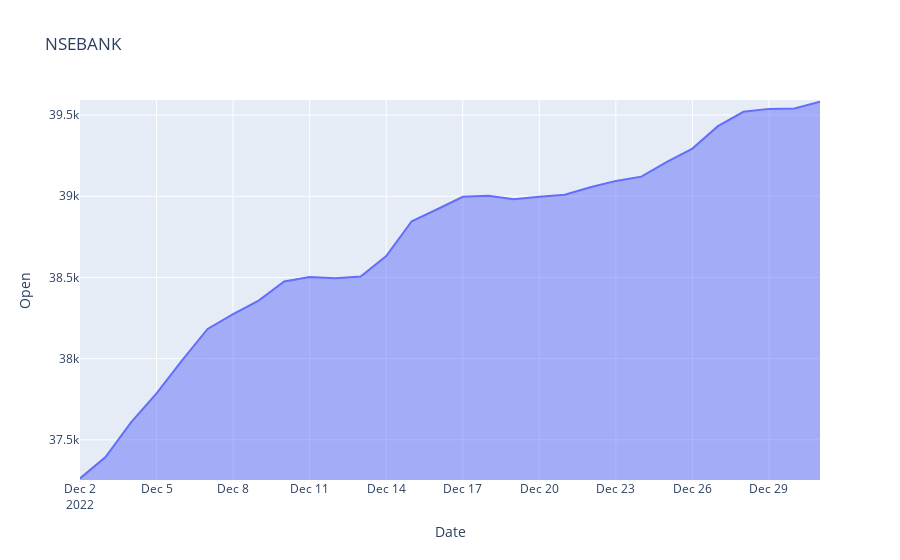

This figure's notebook cell:
### Code cell
results1(df, 30, 1, Scale, 'NSEBANK')

### Figure 1 — Plotly figure (JSON) as saved in the notebook; plotly's stock layout.template omitted (floating-point values rounded to 4 significant figures)
{"data": [{"fillpattern": {"shape": ""}, "hovertemplate": "Date=%{x}<br>Open=%{y}<extra></extra>", "legendgroup": "", "line": {"color": "#636efa"}, "marker": {"symbol": "circle"}, "mode": "lines", "name": "", "orientation": "v", "showlegend": false, "stackgroup": "1", "type": "scatter", "x": ["2022-12-02T00:00:00", "2022-12-03T00:00:00", "2022-12-04T00:00:00", "2022-12-05T00:00:00", "2022-12-06T00:00:00", "2022-12-07T00:00:00", "2022-12-08T00:00:00", "2022-12-09T00:00:00", "2022-12-10T00:00:00", "2022-12-11T00:00:00", "2022-12-12T00:00:00", "2022-12-13T00:00:00", "2022-12-14T00:00:00", "2022-12-15T00:00:00", "2022-12-16T00:00:00", "2022-12-17T00:00:00", "2022-12-18T00:00:00", "2022-12-19T00:00:00", "2022-12-20T00:00:00", "2022-12-21T00:00:00", "2022-12-22T00:00:00", "2022-12-23T00:00:00", "2022-12-24T00:00:00", "2022-12-25T00:00:00", "2022-12-26T00:00:00", "2022-12-27T00:00:00", "2022-12-28T00:00:00", "2022-12-29T00:00:00", "2022-12-30T00:00:00", "2022-12-31T00:00:00"], "xaxis": "x", "y": [37260.0, 37390.0, 37610.0, 37790.0, 37990.0, 38180.0, 38270.0, 38360.0, 38470.0, 38500.0, 38490.0, 38510.0, 38630.0, 38850.0, 38920.0, 39000.0, 39000.0, 38980.0, 39000.0, 39010.0, 39060.0, 39090.0, 39120.0, 39210.0, 39290.0, 39430.0, 39520.0, 39540.0, 39540.0, 39580.0], "yaxis": "y"}], "layout": {"legend": {"tracegroupgap": 0}, "title": {"text": "NSEBANK"}, "xaxis": {"anchor": "y", "domain": [0, 1], "title": {"text": "Date"}}, "yaxis": {"anchor": "x", "domain": [0, 1], "range": [37250.0, 39590.0], "title": {"text": "Open"}}}}
